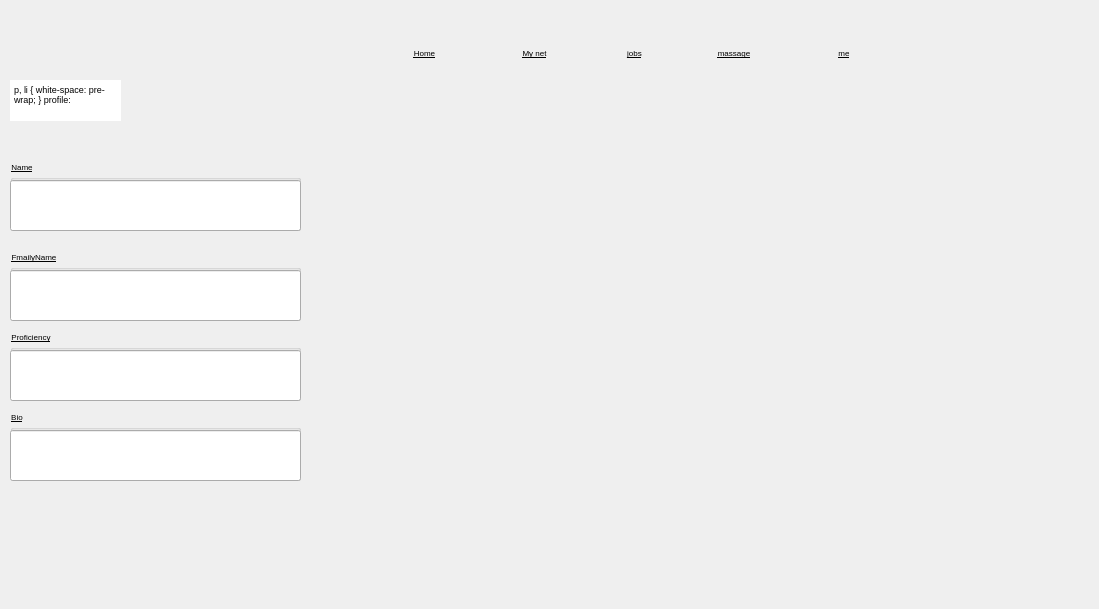
<?xml version="1.0" encoding="UTF-8"?>
<ui version="4.0">
 <class>me</class>
 <widget class="QDialog" name="me">
  <property name="geometry">
   <rect>
    <x>0</x>
    <y>0</y>
    <width>1099</width>
    <height>609</height>
   </rect>
  </property>
  <property name="font">
   <font>
    <pointsize>7</pointsize>
   </font>
  </property>
  <property name="windowTitle">
   <string>Dialog</string>
  </property>
  <widget class="QPushButton" name="pushButton">
   <property name="enabled">
    <bool>true</bool>
   </property>
   <property name="geometry">
    <rect>
     <x>384</x>
     <y>37</y>
     <width>81</width>
     <height>31</height>
    </rect>
   </property>
   <property name="font">
    <font>
     <pointsize>6</pointsize>
     <underline>true</underline>
    </font>
   </property>
   <property name="text">
    <string>Home</string>
   </property>
   <property name="flat">
    <bool>true</bool>
   </property>
  </widget>
  <widget class="QPushButton" name="pushButton_2">
   <property name="geometry">
    <rect>
     <x>494</x>
     <y>37</y>
     <width>81</width>
     <height>31</height>
    </rect>
   </property>
   <property name="font">
    <font>
     <pointsize>6</pointsize>
     <underline>true</underline>
    </font>
   </property>
   <property name="text">
    <string>My net</string>
   </property>
   <property name="flat">
    <bool>true</bool>
   </property>
  </widget>
  <widget class="QLabel" name="label_5">
   <property name="geometry">
    <rect>
     <x>834</x>
     <y>7</y>
     <width>61</width>
     <height>41</height>
    </rect>
   </property>
   <property name="accessibleName">
    <string>&lt;html&gt;&lt;head/&gt;&lt;body&gt;&lt;p&gt;&lt;span style=&quot; font-size:6pt;&quot;&gt;me&lt;/span&gt;&lt;/p&gt;&lt;/body&gt;&lt;/html&gt;</string>
   </property>
   <property name="text">
    <string/>
   </property>
  </widget>
  <widget class="QLabel" name="label_2">
   <property name="geometry">
    <rect>
     <x>510</x>
     <y>10</y>
     <width>61</width>
     <height>31</height>
    </rect>
   </property>
   <property name="text">
    <string/>
   </property>
  </widget>
  <widget class="QLabel" name="label_6">
   <property name="geometry">
    <rect>
     <x>14</x>
     <y>7</y>
     <width>47</width>
     <height>31</height>
    </rect>
   </property>
   <property name="text">
    <string/>
   </property>
  </widget>
  <widget class="QPushButton" name="pushButton_4">
   <property name="enabled">
    <bool>true</bool>
   </property>
   <property name="geometry">
    <rect>
     <x>694</x>
     <y>37</y>
     <width>80</width>
     <height>31</height>
    </rect>
   </property>
   <property name="font">
    <font>
     <pointsize>6</pointsize>
     <underline>true</underline>
    </font>
   </property>
   <property name="acceptDrops">
    <bool>false</bool>
   </property>
   <property name="layoutDirection">
    <enum>Qt::LeftToRight</enum>
   </property>
   <property name="text">
    <string>massage</string>
   </property>
   <property name="flat">
    <bool>true</bool>
   </property>
  </widget>
  <widget class="QLabel" name="label">
   <property name="geometry">
    <rect>
     <x>410</x>
     <y>10</y>
     <width>61</width>
     <height>31</height>
    </rect>
   </property>
   <property name="text">
    <string/>
   </property>
  </widget>
  <widget class="QLabel" name="label_3">
   <property name="geometry">
    <rect>
     <x>610</x>
     <y>10</y>
     <width>61</width>
     <height>31</height>
    </rect>
   </property>
   <property name="text">
    <string/>
   </property>
  </widget>
  <widget class="QPushButton" name="pushButton_3">
   <property name="geometry">
    <rect>
     <x>594</x>
     <y>37</y>
     <width>81</width>
     <height>31</height>
    </rect>
   </property>
   <property name="font">
    <font>
     <pointsize>6</pointsize>
     <underline>true</underline>
    </font>
   </property>
   <property name="text">
    <string>jobs</string>
   </property>
   <property name="flat">
    <bool>true</bool>
   </property>
  </widget>
  <widget class="QPushButton" name="pushButton_5">
   <property name="enabled">
    <bool>true</bool>
   </property>
   <property name="geometry">
    <rect>
     <x>804</x>
     <y>37</y>
     <width>80</width>
     <height>31</height>
    </rect>
   </property>
   <property name="font">
    <font>
     <pointsize>6</pointsize>
     <underline>true</underline>
    </font>
   </property>
   <property name="acceptDrops">
    <bool>false</bool>
   </property>
   <property name="layoutDirection">
    <enum>Qt::LeftToRight</enum>
   </property>
   <property name="text">
    <string>me</string>
   </property>
   <property name="flat">
    <bool>true</bool>
   </property>
  </widget>
  <widget class="QLabel" name="label_4">
   <property name="geometry">
    <rect>
     <x>710</x>
     <y>10</y>
     <width>61</width>
     <height>31</height>
    </rect>
   </property>
   <property name="text">
    <string/>
   </property>
  </widget>
  <widget class="QLabel" name="label_7">
   <property name="geometry">
    <rect>
     <x>130</x>
     <y>70</y>
     <width>91</width>
     <height>51</height>
    </rect>
   </property>
   <property name="text">
    <string/>
   </property>
  </widget>
  <widget class="QTextEdit" name="textEdit">
   <property name="geometry">
    <rect>
     <x>10</x>
     <y>80</y>
     <width>111</width>
     <height>41</height>
    </rect>
   </property>
   <property name="font">
    <font>
     <pointsize>7</pointsize>
     <weight>50</weight>
     <italic>false</italic>
     <bold>false</bold>
     <underline>false</underline>
     <stylestrategy>PreferDefault</stylestrategy>
    </font>
   </property>
   <property name="frameShape">
    <enum>QFrame::NoFrame</enum>
   </property>
   <property name="frameShadow">
    <enum>QFrame::Sunken</enum>
   </property>
   <property name="horizontalScrollBarPolicy">
    <enum>Qt::ScrollBarAsNeeded</enum>
   </property>
   <property name="sizeAdjustPolicy">
    <enum>QAbstractScrollArea::AdjustIgnored</enum>
   </property>
   <property name="autoFormatting">
    <set>QTextEdit::AutoNone</set>
   </property>
   <property name="tabChangesFocus">
    <bool>false</bool>
   </property>
   <property name="readOnly">
    <bool>true</bool>
   </property>
   <property name="html">
    <string>&lt;!DOCTYPE HTML PUBLIC &quot;-//W3C//DTD HTML 4.0//EN&quot; &quot;http://www.w3.org/TR/REC-html40/strict.dtd&quot;&gt;
&lt;html&gt;&lt;head&gt;&lt;meta name=&quot;qrichtext&quot; content=&quot;1&quot; /&gt;&lt;style type=&quot;text/css&quot;&gt;
p, li { white-space: pre-wrap; }
&lt;/style&gt;&lt;/head&gt;&lt;body style=&quot; font-family:'MS Shell Dlg 2'; font-size:7pt; font-weight:400; font-style:normal;&quot;&gt;
&lt;p style=&quot; margin-top:0px; margin-bottom:0px; margin-left:0px; margin-right:0px; -qt-block-indent:0; text-indent:0px;&quot;&gt;&lt;span style=&quot; font-size:8pt; font-weight:600; text-decoration: underline;&quot;&gt;profile:&lt;/span&gt;&lt;/p&gt;&lt;/body&gt;&lt;/html&gt;</string>
   </property>
  </widget>
  <widget class="QGroupBox" name="groupBox_2">
   <property name="geometry">
    <rect>
     <x>10</x>
     <y>160</y>
     <width>291</width>
     <height>71</height>
    </rect>
   </property>
   <property name="font">
    <font>
     <pointsize>6</pointsize>
     <underline>true</underline>
    </font>
   </property>
   <property name="styleSheet">
    <string notr="true">color: rgb(0, 0, 0);</string>
   </property>
   <property name="title">
    <string>Name</string>
   </property>
   <property name="flat">
    <bool>false</bool>
   </property>
   <widget class="QLineEdit" name="lineEdit_2">
    <property name="geometry">
     <rect>
      <x>0</x>
      <y>20</y>
      <width>291</width>
      <height>51</height>
     </rect>
    </property>
    <property name="font">
     <font>
      <pointsize>6</pointsize>
      <underline>true</underline>
     </font>
    </property>
   </widget>
  </widget>
  <widget class="QGroupBox" name="groupBox_3">
   <property name="geometry">
    <rect>
     <x>10</x>
     <y>250</y>
     <width>291</width>
     <height>71</height>
    </rect>
   </property>
   <property name="font">
    <font>
     <pointsize>6</pointsize>
     <underline>true</underline>
    </font>
   </property>
   <property name="styleSheet">
    <string notr="true">color: rgb(0, 0, 0);</string>
   </property>
   <property name="title">
    <string>FmailyName</string>
   </property>
   <widget class="QLineEdit" name="lineEdit_3">
    <property name="geometry">
     <rect>
      <x>0</x>
      <y>20</y>
      <width>291</width>
      <height>51</height>
     </rect>
    </property>
    <property name="font">
     <font>
      <pointsize>6</pointsize>
      <underline>true</underline>
     </font>
    </property>
   </widget>
  </widget>
  <widget class="QGroupBox" name="groupBox_4">
   <property name="geometry">
    <rect>
     <x>10</x>
     <y>330</y>
     <width>291</width>
     <height>71</height>
    </rect>
   </property>
   <property name="font">
    <font>
     <pointsize>6</pointsize>
     <underline>true</underline>
    </font>
   </property>
   <property name="styleSheet">
    <string notr="true">color: rgb(0, 0, 0);</string>
   </property>
   <property name="title">
    <string>Proficiency</string>
   </property>
   <widget class="QLineEdit" name="lineEdit_4">
    <property name="geometry">
     <rect>
      <x>0</x>
      <y>20</y>
      <width>291</width>
      <height>51</height>
     </rect>
    </property>
    <property name="font">
     <font>
      <pointsize>6</pointsize>
      <underline>true</underline>
     </font>
    </property>
   </widget>
  </widget>
  <widget class="QGroupBox" name="groupBox_5">
   <property name="geometry">
    <rect>
     <x>10</x>
     <y>410</y>
     <width>291</width>
     <height>71</height>
    </rect>
   </property>
   <property name="font">
    <font>
     <pointsize>6</pointsize>
     <underline>true</underline>
    </font>
   </property>
   <property name="styleSheet">
    <string notr="true">color: rgb(0, 0, 0);</string>
   </property>
   <property name="title">
    <string>Bio</string>
   </property>
   <widget class="QLineEdit" name="lineEdit_5">
    <property name="geometry">
     <rect>
      <x>0</x>
      <y>20</y>
      <width>291</width>
      <height>51</height>
     </rect>
    </property>
    <property name="font">
     <font>
      <pointsize>6</pointsize>
      <underline>true</underline>
     </font>
    </property>
   </widget>
  </widget>
 </widget>
 <resources/>
 <connections/>
</ui>
